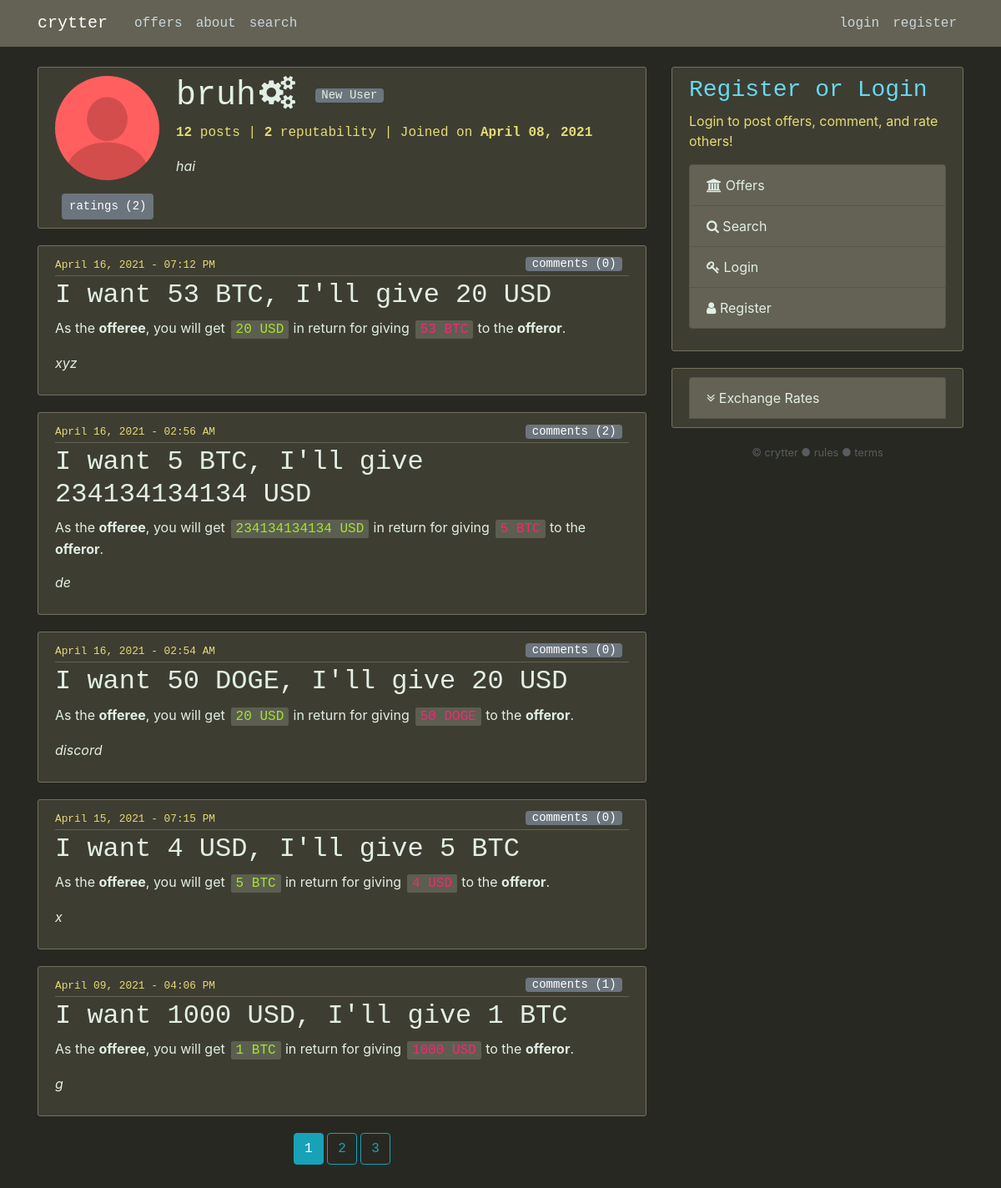
The page /user/bruh on the database its author committed.
### crytter/models.py (models this page shows, shortened)
class User(db.Model, UserMixin):
	id = db.Column(db.Integer, primary_key=True)
	username = db.Column(db.String(32), unique=True, nullable=False)
	email = db.Column(db.String(256), unique=True, nullable=False)
	rating = db.Column(db.Integer, nullable=False, default=0)
	rateBar = db.Column(db.String, nullable=False, default='<a href="/help/rating-badge" class="mr-1 btn btn-secondary btn-xs" >New User</a>')
	date_joined = db.Column(db.DateTime, nullable=False, default=datetime.utcnow)
	biography = db.Column(db.Text, nullable=False, default='')
	image_file = db.Column(db.String, nullable=False, default='default.jpg')
	password = db.Column(db.String(60), nullable=False)
	permission_level = db.Column(db.Integer, nullable=False, default=0)
	last_search = db.Column(db.String(128), nullable=False, default='')
	posts = db.relationship('Post', backref='author', lazy=True)
	comments = db.relationship('Comment', backref='author', lazy=True)
	badges = db.relationship('Badge', backref='bearer', lazy=True)
	alerts = db.relationship('Alert', backref='assoc_user', lazy=True)
	ratesOfOthers = db.relationship('Rating', backref='rater', foreign_keys=[Rating.rater_id], lazy=True)
	ratingsByOthers = db.relationship('Rating', backref='ratee', foreign_keys=[Rating.ratee_id], lazy=True)

class Badge(db.Model):
	id = db.Column(db.Integer, primary_key=True)
	name = db.Column(db.String, nullable=False)
	html = db.Column(db.String, nullable=False)
	user_id = db.Column(db.Integer, db.ForeignKey('user.id'), nullable=False)
	date_recieved = db.Column(db.DateTime, nullable=False, default=datetime.utcnow)

class Post(db.Model):
	id = db.Column(db.Integer, primary_key=True)
	sticky = db.Column(db.Boolean, nullable=False, default=False)
	wanted = db.Column(db.String(10), nullable=False)
	giving = db.Column(db.String(10), nullable=False)
	amountWanted = db.Column(db.Float, nullable=False)
	amountGiving = db.Column(db.Float, nullable=False)
	title = db.Column(db.String(128), nullable=False)
	date_posted = db.Column(db.DateTime, nullable=False, default=datetime.utcnow)
	content = db.Column(db.Text, nullable=False)
	user_id = db.Column(db.Integer, db.ForeignKey('user.id'), nullable=False)
	comments = db.relationship('Comment', backref='assoc_post', lazy=True)

### crytter/users/routes.py (the view)
@users.route('/user/<string:username>')
def userpage(username):
	page = request.args.get('p', 1, type=int)
	user = User.query.filter_by(username=username).first_or_404()
	posts = Post.query.filter_by(author=user).order_by(Post.date_posted.desc()).paginate(page=page, per_page=5)
	return render_template('userpage.html', posts=posts, user=user, title=user.username, description=f'Profile of {user.username} - {user.rating} reputability. {user.biography}')

### crytter/templates/userpage.html (shortened to what this page needs)
{% extends 'layout.html' %}
{% block content %}
	<div class="content-section">
	  <div class="media">
	    <img class="rounded-circle account-img" src='{{ url_for("static", filename="profile_pics/" + user.image_file) }}'>
	    <div class="media-body">
	      <h2 class="account-heading" style="word-break: normal;">{{ user.username }}{% for badge in user.badges[:3] %}<span title="{{ badge.name }}" class="ml-1 {{ badge.html }}"></span>{% endfor %}
	      	{{ user.rateBar|safe }}
	      </h2>
	      <p class="account-metadata text-secondary"><b>{{ posts.total }}</b> {% if posts.total == 1 %} post {% else %} posts {% endif %} | <b>{{user.rating}}</b> reputability | Joined on <b>{{ user.date_joined.strftime('%B %d, %Y') }}</b>
	      </p>
	      <p class="text-secondary"><i>{{ user.biography }}</i></p>
	    </div>
	  </div>
	  <button class='btn btn-secondary btn-sm ml-2' onclick="location.href='{{ url_for('users.ratings', username=user.username) }}'">ratings ({{user.ratingsByOthers|length}})</button>
	 </div>
	{% if posts and posts.items %}
	<div itemscope itemprop="makesOffer">
	{% for post in posts.items %}
	<article itemscope itemprop="http://schema.org/Offer" class="smzoom media content-section" onclick="location.href='{{ url_for('posts.post', post_id=post.id) }}'">
	<div class="media-body">
    <div class="article-metadata">
    <small class="text-muted">{{ post.date_posted.strftime('%B %d, %Y - %I:%M %p') }}</small>
      <div style="float:right;" class="mr-2">
      	<a class="btn btn-secondary btn-xs" id="commentsButton" href="{{ url_for('posts.post', post_id=post.id) }}">comments ({{post.comments|length}})</a>
      </div>
    </div>
    <h2 class="article-title">{{ post.title }}</h2>
    <p class="article-description">
    	{% if post.author == current_user %}
    	As the <b>offeror</b>, you will get
    	<samp class="get">{{ post.amountWanted }} {{ post.wanted }}</samp>
    	in return for giving
    	<samp class="give">{{ post.amountGiving }} {{ post.giving }}</samp>
    	 to the <b>offeree</b>.
    	{% else %}
    	As the <b>offeree</b>, you will get
    	<samp class="get">{{ post.amountGiving }} {{ post.giving }}</samp>
    	in return for giving
    	<samp class="give">{{ post.amountWanted }} {{ post.wanted }}</samp>
    	 to the <b>offeror</b>.
    	{% endif %}
    </p>
    <p class="article-content"><i>{% if post.content|length > 200 %}{{ post.content[:197] }} </i><a href="{{ url_for('posts.post', post_id=post.id) }}" class="btn btn-secondary btn-xs"><b>...</b></a>{% else %}{{ post.content }}</i>{% endif %}</p>
  	</div>
	</article>
	{% endfor %}
</div>
	<center>
	{% for page_num in posts.iter_pages(left_edge=1, right_edge=1, left_current=1, right_current=2) %}
	{% if page_num %}
		{% if posts.page == page_num %}
		<a class="btn btn-info mb-4" href="{{ url_for('users.userpage', username=user.username, p=page_num) }}">{{ page_num }}</a>
		{% else %}
		<a class="btn btn-outline-info mb-4" href="{{ url_for('users.userpage', username=user.username, p=page_num) }}">{{ page_num }}</a>
		{% endif %}
	{% else %}
		...
	{% endif %}
	{% endfor %}
	</center>
	{% else %}
	<article class="media content-section">
		<i>{{user.username}} has not posted anything.</i>
	</article>
	{% endif %}
{% endblock content %}

### crytter/static/main.css (style rules this page uses)
body { background: #272822; color: #ffffff; margin-top: 5rem; word-break: break-word; }
h1, h2, h3, h4, h5, h6 { color: #e1efe4; font-family: menlo, consolas, monospace; }
samp { background-color: #5c5e50; border: 2px solid #5c5e50; border-radius: 0.2em; margin-left: 0.15em; margin-right: 0.05em; padding-left: 0.25em; padding-right: 0.25em; speak: digits; word-break: break-word; }
.btn { font-family: menlo, consolas, monospace; }
.mr-2 { color: #f92672; }
.text-secondary { color: #e1efe4!important; }
.text-muted { color: #e6db74!important; }
a { color: inherit; text-decoration: inherit; }
.btn-group-xs > .btn, .btn-xs { padding: .25rem .4rem; font-size: .875rem; line-height: .5; border-radius: .2rem; }
.content-section { background: #3e3d32; color: #e1efe4; padding: 10px 20px; border: 1px solid #75715e; border-radius: 3px; margin-bottom: 20px; }
.zoom, .btn-xs, .smzoom { transition: transform .4s; }
.give { color: #f92672; }
.get { color: #a6e22e; }
.article-content { color: #e1efe4; white-space: pre-line; }
.article-metadata { font-family: menlo, consolas, monospace; padding-bottom: 1px; margin-bottom: 4px; border-bottom: 1px solid #636255 }
.account-img { height: 125px; width: 125px; margin-right: 20px; margin-bottom: 16px; }
.account-metadata { color: #e6db74!important; font-family: menlo, consolas, monospace; }
.account-heading { font-size: 2.5rem; }

### rows shown on the page
User: image_file (placeholder picture), username "bruh", rateBar "New User", rating "2", date_joined "April 08, 2021", biography "hai"
Post: date_posted "April 16, 2021 - 07:12 PM", comments|length "0", title "I want 53 BTC, I'll give 20 USD", amountGiving "20", giving "USD", content "xyz"
Post: date_posted "April 16, 2021 - 02:56 AM", comments|length "2", title "I want 5 BTC, I'll give 234134134134 USD", amountGiving "234134134134", giving "USD", content "de"
Post: date_posted "April 16, 2021 - 02:54 AM", comments|length "0", title "I want 50 DOGE, I'll give 20 USD", amountGiving "20", giving "USD", content "discord"
Post: date_posted "April 15, 2021 - 07:15 PM", comments|length "0", title "I want 4 USD, I'll give 5 BTC", amountGiving "5", giving "BTC", content "x"
Post: date_posted "April 09, 2021 - 04:06 PM", comments|length "1", title "I want 1000 USD, I'll give 1 BTC", amountGiving "1", giving "BTC", content "g"

### other values the page prints
{{ posts.total }} "12"
{{ user.ratingsByOthers|length }} "2"
{{ page_num }} "1"
{{ page_num }} "2" "3"
